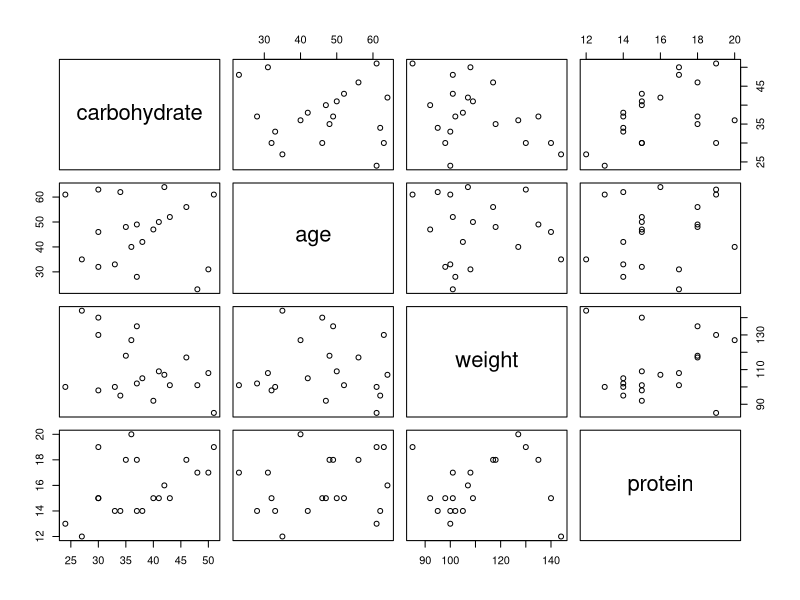

Recreate this plot in R. (Note: this script raises an error after producing the figure.)
carb <- read.csv("CarbohydrateDiet.csv")

pairs(carb)

y <- carb$carbohydrate


# Model with all three covariates:

X <- as.matrix(cbind(rep(1, 20), carb[,2:4]))

t(X)%*%X

solve(t(X)%*%X)

t(X)%*%y

beta <- solve(t(X)%*%X)%*%t(X)%*%y

beta

# For residual sum of squares:

t(y)%*%y
20*mean(y)^2
t(b)%*% t(X)%*%y

RSS <- t(y)%*%y-t(b)%*% t(X)%*%y
RSS

sigmahatsq <- as.numeric(1/(20-4)*RSS)
sigmahatsq

# Variance-covariance matrix of b:
Vcov <- solve(t(X)%*%X)*sigmahatsq

# Take square root to obtain standard errors:

sqrt(diag(Vcov))

################################
# Model without age:


X0 <- as.matrix(cbind(rep(1, 20), carb[,3:4]))

t(X0)%*%X0

solve(t(X0)%*%X0)

t(X0)%*%y

beta0 <- solve(t(X0)%*%X0)%*%t(X0)%*%y

beta0

# For residual sum of squares:

t(beta0)%*% t(X0)%*%y

RSS0 <- t(y)%*%y-t(beta0)%*% t(X0)%*%y
RSS0

sigmahatsq0 <- as.numeric(1/(20-3)*RSS0)
sigmahatsq0

# Variance-covariance matrix of b:
Vcov0 <- solve(t(X0)%*%X0)*sigmahatsq0

# Take square root to obtain standard errors:

sqrt(diag(Vcov0))

# F-test comparing model without age to model including age:

F <- ((RSS0-RSS)/(4-3))/(RSS/(20-4))

pf(F,1,16, lower=FALSE)

qf(p=0.95,1,16)

# Using lm:

m1 <- lm(carbohydrate ~ age + weight+protein, data=carb)
summary(m1)
anova(m1)

# change the order in which we include variables in the model:
m1b <- lm(carbohydrate ~ weight+protein+age, data=carb)
anova(m1b)

m0 <- lm(carbohydrate ~ weight+protein, data=carb)
summary(m0)
anova(m0)

anova(m0,m1)

# Could also use the glm() function for these:
summary(glm(carbohydrate ~ age + weight+protein, data=carb, family="gaussian"))



# Diagnostic plots:
par (mar=c(3,3,2,1), mgp=c(2,.7,0), tck=-.01)
png("carb.png", width = 7, height = 5.5, units="in", res=1024)
par(mfrow=c(2,2))
plot(m0, which=c(1,2,4))
dev.off()

plot(m1)

# Can also compute various versions of the residuals and diagnostics for influential points as follows:

resid(m1)
rstandard(m1)

dffits(m1)
cooks.distance(m1)
dfbetas(m1)

# tabulated:
influence.measures(m1)
